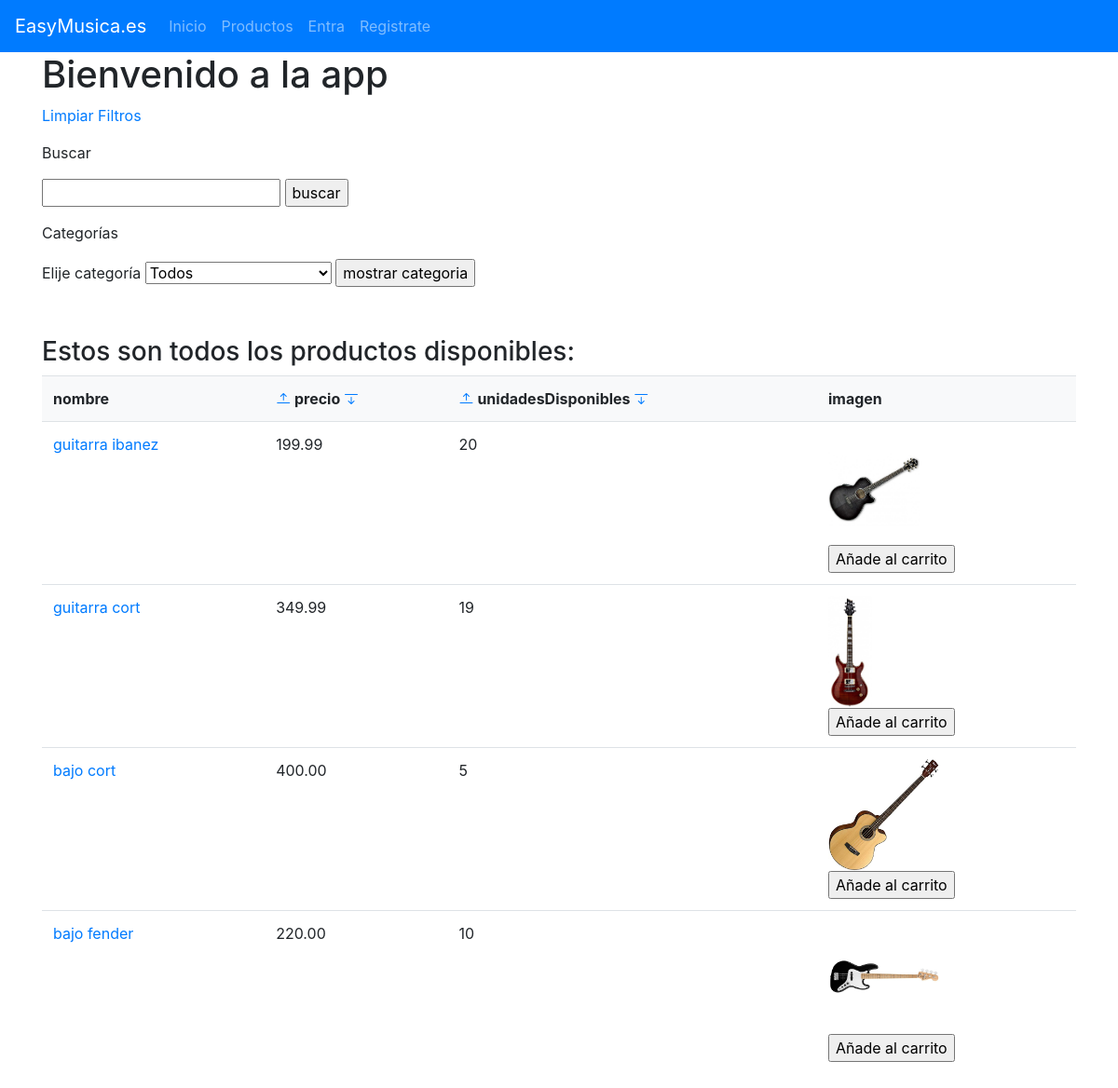
The app's page /php/productos.php with its own data.
### tables this page shows
create table PRODUCTO (
    id int PRIMARY KEY AUTO_INCREMENT,
    nombre varchar(50) NOT NULL UNIQUE,
    descripcion text(1000) NOT NULL,
    precio decimal(7,2) NOT NULL,
    unidadesDisponibles int NOT NULL,
    imagen varchar(40) NOT NULL
);

### php/bbdd/peticiones.php (called while the page is built, shortened)
<?php
function dameProductosDisponibles($con)
{
    $query = "select * from producto where unidadesDisponibles>0";
    try {
        $st = $con->query($query);
        $st->execute();
        $rs = $st->fetchAll(PDO::FETCH_ASSOC);
        return $rs;
    } catch (Exception $e) {
        echo $e->getMessage();
    }
    return [];
}
?>

### php/productos.php (the view, shortened to what this page needs)
<?php
include "./bbdd/peticiones.php";
$con = getConexion();
$productos = dameProductosDisponibles($con);
$orden = ["precio", "unidadesDisponibles", "asc", "desc"];
?>
<!doctype html>
<html lang="en">
<head>
    <link rel="stylesheet" href="https://cdn.jsdelivr.net/npm/bootstrap@4.6.0/dist/css/bootstrap.min.css">
    <link rel="stylesheet" href="https://cdn.jsdelivr.net/npm/bootstrap-icons@1.3.0/font/bootstrap-icons.css">
</head>
<body>
    <?php include "./includes/menu.php" ?>
    <div class="container">
    <h1>Bienvenido a la app</h1>
        <p><a href="productos.php">Limpiar Filtros</a></p>
        <p>Buscar
        <form action="productos.php">
            <input type="text" name="query" id=""> <input type="submit" value="buscar" name="buscar">
        </form>
        </p>
        <p>Categorías</p>
        <form action="productos.php">
            <label for="categoria">Elije categoría</label>
            <select name="categoria" id="categoria">
                <option selected>Todos</option>
            </select>
            <input type="submit" value="mostrar categoria" name="buscPorCat">
        </form>
<br><br>
        <h3>Estos son todos los productos disponibles:</h3>
        <?php
        if (!empty($productos)) {
            echo "<table class='table '>";
            echo "<tr class='bg-light'>";
            foreach ($productos[0] as $key => $value) {
                if ($key != "id" && $key != "descripcion") {
                    if (in_array($key, $orden))
                        echo "<th> <a href='productos.php?orden=$key&tipo=desc'><i class='bi bi-arrow-bar-up'></i></a> $key <a href='productos.php?orden=$key&tipo=asc'>
                        <i class='bi bi-arrow-bar-down'></i></a></th>";
                    else
                        echo "<th>$key</th>";
                }
            }
            echo "</tr>";
            foreach ($productos as $key => $producto) {
                echo "<tr>";
                foreach ($producto as $campo => $valor) {
                    if ($campo != "id" && $campo != "descripcion") {
                        echo "<td>";
                        if ($campo == "imagen")
                            echo "<img src='./public/img/$valor' height='120px'>";
                        elseif ($campo == "nombre")
                            echo "<a href='producto.php?id=" . $producto['id'] . "'>$valor</a>";
                        else
                            echo $valor;
                    }
                }
                echo "<form action='insertaCarrito.php' method='POST'> ";
                echo "<input type='submit' name='insertaACarrito' value='Añade al carrito'>";
                echo "</form> ";
                echo "</tr>";
            }
            echo "</table>";
        } else {
            echo "<h2>No hay productos disponibles con el actual criterio de búsqueda</h2>";
        }
        ?>
    </div>
</body>
</html>

### records on screen
producto: nombre "guitarra ibanez", precio "199.99", unidadesDisponibles "20", imagen (picture)
producto: nombre "guitarra cort", precio "349.99", unidadesDisponibles "19", imagen (picture)
producto: nombre "bajo cort", precio "400.00", unidadesDisponibles "5", imagen (picture)
producto: nombre "bajo fender", precio "220.00", unidadesDisponibles "10", imagen (picture)

### other values on screen
$key "nombre"
$key "precio"
$key "unidadesDisponibles"
$key "imagen"
